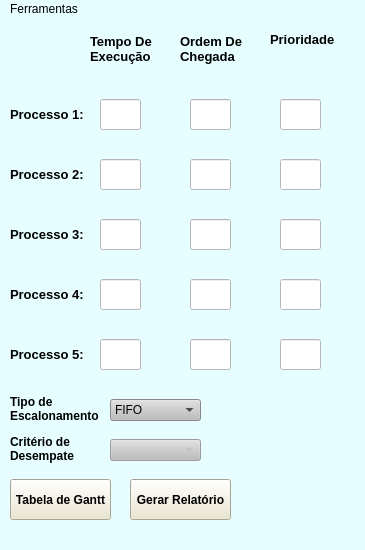
<?xml version="1.0" encoding="UTF-8"?>
<ui version="4.0">
 <class>Processos4</class>
 <widget class="QMainWindow" name="Processos4">
  <property name="geometry">
   <rect>
    <x>0</x>
    <y>0</y>
    <width>365</width>
    <height>550</height>
   </rect>
  </property>
  <property name="minimumSize">
   <size>
    <width>365</width>
    <height>550</height>
   </size>
  </property>
  <property name="maximumSize">
   <size>
    <width>365</width>
    <height>550</height>
   </size>
  </property>
  <property name="windowTitle">
   <string>Calculo de Processos</string>
  </property>
  <property name="windowIcon">
   <iconset>
    <normaloff>PipesTransparent.png</normaloff>PipesTransparent.png</iconset>
  </property>
  <property name="styleSheet">
   <string notr="true">background-color: rgb(230, 254, 255);
gridline-color: rgb(255, 255, 255);
selection-background-color: rgb(193, 255, 179);
selection-color: rgb(0, 0, 0);
border-bottom-color: rgb(255, 255, 255);</string>
  </property>
  <widget class="QWidget" name="centralwidget">
   <widget class="QLabel" name="P1">
    <property name="geometry">
     <rect>
      <x>10</x>
      <y>80</y>
      <width>91</width>
      <height>31</height>
     </rect>
    </property>
    <property name="font">
     <font>
      <pointsize>10</pointsize>
      <weight>75</weight>
      <bold>true</bold>
     </font>
    </property>
    <property name="text">
     <string>Processo 1:</string>
    </property>
   </widget>
   <widget class="QLineEdit" name="TempoExecucao_1">
    <property name="geometry">
     <rect>
      <x>100</x>
      <y>80</y>
      <width>41</width>
      <height>31</height>
     </rect>
    </property>
    <property name="styleSheet">
     <string notr="true">background-color: rgb(255, 255, 255);</string>
    </property>
   </widget>
   <widget class="QLineEdit" name="OrdemChegada_1">
    <property name="geometry">
     <rect>
      <x>190</x>
      <y>80</y>
      <width>41</width>
      <height>31</height>
     </rect>
    </property>
    <property name="styleSheet">
     <string notr="true">background-color: rgb(255, 255, 255);</string>
    </property>
   </widget>
   <widget class="QLineEdit" name="Prioridade_1">
    <property name="geometry">
     <rect>
      <x>280</x>
      <y>80</y>
      <width>41</width>
      <height>31</height>
     </rect>
    </property>
    <property name="styleSheet">
     <string notr="true">background-color: rgb(255, 255, 255);</string>
    </property>
   </widget>
   <widget class="QLabel" name="label_2">
    <property name="geometry">
     <rect>
      <x>90</x>
      <y>10</y>
      <width>71</width>
      <height>41</height>
     </rect>
    </property>
    <property name="font">
     <font>
      <pointsize>10</pointsize>
      <weight>75</weight>
      <bold>true</bold>
     </font>
    </property>
    <property name="text">
     <string>&lt;html&gt;&lt;head/&gt;&lt;body&gt;&lt;p&gt;Tempo De&lt;br/&gt;Execução&lt;/p&gt;&lt;/body&gt;&lt;/html&gt;</string>
    </property>
   </widget>
   <widget class="QLabel" name="label_4">
    <property name="geometry">
     <rect>
      <x>180</x>
      <y>10</y>
      <width>71</width>
      <height>41</height>
     </rect>
    </property>
    <property name="font">
     <font>
      <pointsize>10</pointsize>
      <weight>75</weight>
      <bold>true</bold>
     </font>
    </property>
    <property name="text">
     <string>&lt;html&gt;&lt;head/&gt;&lt;body&gt;&lt;p&gt;Ordem De &lt;br/&gt;Chegada&lt;/p&gt;&lt;/body&gt;&lt;/html&gt;</string>
    </property>
   </widget>
   <widget class="QLabel" name="label_6">
    <property name="geometry">
     <rect>
      <x>270</x>
      <y>0</y>
      <width>71</width>
      <height>41</height>
     </rect>
    </property>
    <property name="font">
     <font>
      <pointsize>10</pointsize>
      <weight>75</weight>
      <bold>true</bold>
     </font>
    </property>
    <property name="text">
     <string>Prioridade</string>
    </property>
   </widget>
   <widget class="QComboBox" name="TipoEscala">
    <property name="geometry">
     <rect>
      <x>110</x>
      <y>380</y>
      <width>91</width>
      <height>22</height>
     </rect>
    </property>
    <property name="styleSheet">
     <string notr="true">background-color: rgb(189, 189, 189);</string>
    </property>
    <item>
     <property name="text">
      <string>FIFO</string>
     </property>
    </item>
    <item>
     <property name="text">
      <string>SJF</string>
     </property>
    </item>
    <item>
     <property name="text">
      <string>Por Prioridade</string>
     </property>
    </item>
   </widget>
   <widget class="QPushButton" name="GerarTabela">
    <property name="geometry">
     <rect>
      <x>10</x>
      <y>460</y>
      <width>101</width>
      <height>41</height>
     </rect>
    </property>
    <property name="font">
     <font>
      <weight>75</weight>
      <bold>true</bold>
     </font>
    </property>
    <property name="styleSheet">
     <string notr="true">background-color: rgb(236, 230, 204);</string>
    </property>
    <property name="text">
     <string>Tabela de Gantt</string>
    </property>
   </widget>
   <widget class="QPushButton" name="GerarRelatorio">
    <property name="geometry">
     <rect>
      <x>130</x>
      <y>460</y>
      <width>101</width>
      <height>41</height>
     </rect>
    </property>
    <property name="font">
     <font>
      <weight>75</weight>
      <bold>true</bold>
     </font>
    </property>
    <property name="styleSheet">
     <string notr="true">background-color: rgb(236, 230, 204);</string>
    </property>
    <property name="text">
     <string>Gerar Relatório</string>
    </property>
   </widget>
   <widget class="QLabel" name="P2">
    <property name="geometry">
     <rect>
      <x>10</x>
      <y>140</y>
      <width>91</width>
      <height>31</height>
     </rect>
    </property>
    <property name="font">
     <font>
      <pointsize>10</pointsize>
      <weight>75</weight>
      <bold>true</bold>
     </font>
    </property>
    <property name="text">
     <string>Processo 2:</string>
    </property>
   </widget>
   <widget class="QLineEdit" name="TempoExecucao_2">
    <property name="geometry">
     <rect>
      <x>100</x>
      <y>140</y>
      <width>41</width>
      <height>31</height>
     </rect>
    </property>
    <property name="styleSheet">
     <string notr="true">background-color: rgb(255, 255, 255);</string>
    </property>
   </widget>
   <widget class="QLineEdit" name="Prioridade_2">
    <property name="geometry">
     <rect>
      <x>280</x>
      <y>140</y>
      <width>41</width>
      <height>31</height>
     </rect>
    </property>
    <property name="styleSheet">
     <string notr="true">background-color: rgb(255, 255, 255);</string>
    </property>
   </widget>
   <widget class="QLineEdit" name="OrdemChegada_2">
    <property name="geometry">
     <rect>
      <x>190</x>
      <y>140</y>
      <width>41</width>
      <height>31</height>
     </rect>
    </property>
    <property name="styleSheet">
     <string notr="true">background-color: rgb(255, 255, 255);</string>
    </property>
   </widget>
   <widget class="QLabel" name="P3">
    <property name="geometry">
     <rect>
      <x>10</x>
      <y>200</y>
      <width>91</width>
      <height>31</height>
     </rect>
    </property>
    <property name="font">
     <font>
      <pointsize>10</pointsize>
      <weight>75</weight>
      <bold>true</bold>
     </font>
    </property>
    <property name="text">
     <string>Processo 3:</string>
    </property>
   </widget>
   <widget class="QLineEdit" name="TempoExecucao_3">
    <property name="geometry">
     <rect>
      <x>100</x>
      <y>200</y>
      <width>41</width>
      <height>31</height>
     </rect>
    </property>
    <property name="styleSheet">
     <string notr="true">background-color: rgb(255, 255, 255);</string>
    </property>
   </widget>
   <widget class="QLineEdit" name="Prioridade_3">
    <property name="geometry">
     <rect>
      <x>280</x>
      <y>200</y>
      <width>41</width>
      <height>31</height>
     </rect>
    </property>
    <property name="styleSheet">
     <string notr="true">background-color: rgb(255, 255, 255);</string>
    </property>
   </widget>
   <widget class="QLineEdit" name="OrdemChegada_3">
    <property name="geometry">
     <rect>
      <x>190</x>
      <y>200</y>
      <width>41</width>
      <height>31</height>
     </rect>
    </property>
    <property name="styleSheet">
     <string notr="true">background-color: rgb(255, 255, 255);</string>
    </property>
   </widget>
   <widget class="QLabel" name="P4">
    <property name="geometry">
     <rect>
      <x>10</x>
      <y>260</y>
      <width>91</width>
      <height>31</height>
     </rect>
    </property>
    <property name="font">
     <font>
      <pointsize>10</pointsize>
      <weight>75</weight>
      <bold>true</bold>
     </font>
    </property>
    <property name="text">
     <string>Processo 4:</string>
    </property>
   </widget>
   <widget class="QLineEdit" name="TempoExecucao_4">
    <property name="geometry">
     <rect>
      <x>100</x>
      <y>260</y>
      <width>41</width>
      <height>31</height>
     </rect>
    </property>
    <property name="styleSheet">
     <string notr="true">background-color: rgb(255, 255, 255);</string>
    </property>
   </widget>
   <widget class="QLineEdit" name="Prioridade_4">
    <property name="geometry">
     <rect>
      <x>280</x>
      <y>260</y>
      <width>41</width>
      <height>31</height>
     </rect>
    </property>
    <property name="styleSheet">
     <string notr="true">background-color: rgb(255, 255, 255);</string>
    </property>
   </widget>
   <widget class="QLineEdit" name="OrdemChegada_4">
    <property name="geometry">
     <rect>
      <x>190</x>
      <y>260</y>
      <width>41</width>
      <height>31</height>
     </rect>
    </property>
    <property name="styleSheet">
     <string notr="true">background-color: rgb(255, 255, 255);</string>
    </property>
   </widget>
   <widget class="QLabel" name="label">
    <property name="geometry">
     <rect>
      <x>10</x>
      <y>370</y>
      <width>91</width>
      <height>41</height>
     </rect>
    </property>
    <property name="font">
     <font>
      <weight>75</weight>
      <bold>true</bold>
     </font>
    </property>
    <property name="text">
     <string>&lt;html&gt;&lt;head/&gt;&lt;body&gt;&lt;p&gt;      Tipo de &lt;br/&gt;Escalonamento&lt;/p&gt;&lt;/body&gt;&lt;/html&gt;</string>
    </property>
   </widget>
   <widget class="QLabel" name="label_3">
    <property name="geometry">
     <rect>
      <x>10</x>
      <y>410</y>
      <width>91</width>
      <height>41</height>
     </rect>
    </property>
    <property name="font">
     <font>
      <weight>75</weight>
      <bold>true</bold>
     </font>
    </property>
    <property name="text">
     <string>&lt;html&gt;&lt;head/&gt;&lt;body&gt;&lt;p&gt;Critério de&lt;br/&gt;Desempate&lt;/p&gt;&lt;/body&gt;&lt;/html&gt;</string>
    </property>
   </widget>
   <widget class="QComboBox" name="TipoDesempate">
    <property name="enabled">
     <bool>false</bool>
    </property>
    <property name="geometry">
     <rect>
      <x>110</x>
      <y>420</y>
      <width>91</width>
      <height>22</height>
     </rect>
    </property>
    <property name="styleSheet">
     <string notr="true">background-color: rgb(189, 189, 189);</string>
    </property>
   </widget>
   <widget class="QLabel" name="P5">
    <property name="geometry">
     <rect>
      <x>10</x>
      <y>320</y>
      <width>91</width>
      <height>31</height>
     </rect>
    </property>
    <property name="font">
     <font>
      <pointsize>10</pointsize>
      <weight>75</weight>
      <bold>true</bold>
     </font>
    </property>
    <property name="text">
     <string>Processo 5:</string>
    </property>
   </widget>
   <widget class="QLineEdit" name="OrdemChegada_5">
    <property name="geometry">
     <rect>
      <x>190</x>
      <y>320</y>
      <width>41</width>
      <height>31</height>
     </rect>
    </property>
    <property name="styleSheet">
     <string notr="true">background-color: rgb(255, 255, 255);</string>
    </property>
   </widget>
   <widget class="QLineEdit" name="TempoExecucao_5">
    <property name="geometry">
     <rect>
      <x>100</x>
      <y>320</y>
      <width>41</width>
      <height>31</height>
     </rect>
    </property>
    <property name="styleSheet">
     <string notr="true">background-color: rgb(255, 255, 255);</string>
    </property>
   </widget>
   <widget class="QLineEdit" name="Prioridade_5">
    <property name="geometry">
     <rect>
      <x>280</x>
      <y>320</y>
      <width>41</width>
      <height>31</height>
     </rect>
    </property>
    <property name="styleSheet">
     <string notr="true">background-color: rgb(255, 255, 255);</string>
    </property>
   </widget>
  </widget>
  <widget class="QMenuBar" name="menubar">
   <property name="geometry">
    <rect>
     <x>0</x>
     <y>0</y>
     <width>365</width>
     <height>21</height>
    </rect>
   </property>
   <widget class="QMenu" name="menuFerramentas">
    <property name="title">
     <string>Ferramentas</string>
    </property>
    <addaction name="SalvarSQL"/>
    <addaction name="GerarRandom"/>
    <addaction name="LimparCampos"/>
   </widget>
   <addaction name="menuFerramentas"/>
  </widget>
  <widget class="QStatusBar" name="statusbar"/>
  <action name="SalvarSQL">
   <property name="text">
    <string>Salvar no SQL</string>
   </property>
  </action>
  <action name="actionAbrir_PDF">
   <property name="text">
    <string>Abrir PDF</string>
   </property>
  </action>
  <action name="GerarRandom">
   <property name="text">
    <string>Gerar Numeros Aleatórios</string>
   </property>
  </action>
  <action name="LimparCampos">
   <property name="text">
    <string>Limpar Campos</string>
   </property>
  </action>
 </widget>
 <resources/>
 <connections/>
</ui>
